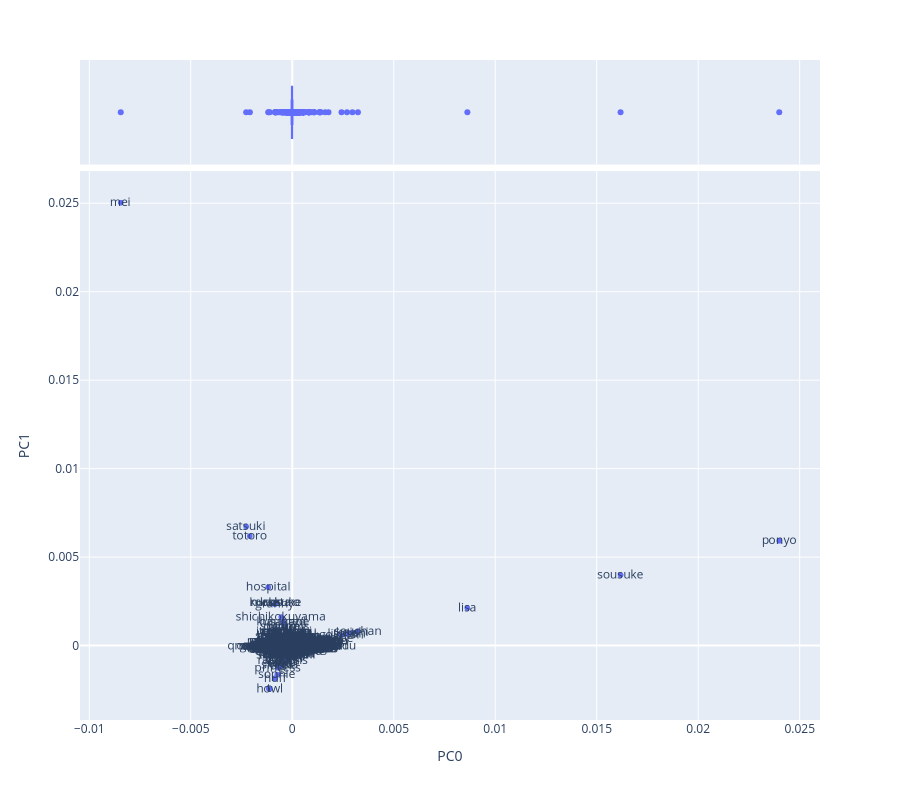

The code cell stored with this chart in its notebook:
### Code cell
vis_loadings(LOADINGS, 0, 1)

### Figure 1 — Plotly figure (JSON) as saved in the notebook; plotly's stock layout.template omitted (floating-point values rounded to 4 significant figures; data arrays with more than 128 entries replaced by an {"elided": "..."} marker saying what was removed)
{"data": [{"hovertemplate": "PC0=%{x}<br>PC1=%{y}<br>term_str=%{text}<extra></extra>", "legendgroup": "", "marker": {"color": "#636efa", "symbol": "circle"}, "mode": "markers+text", "name": "", "showlegend": false, "text": {"elided": "6630 str values"}, "type": "scattergl", "x": {"elided": "6630 float values"}, "xaxis": "x", "y": {"elided": "6630 float values"}, "yaxis": "y"}, {"alignmentgroup": "True", "hovertemplate": "PC0=%{x}<extra></extra>", "legendgroup": "", "marker": {"color": "#636efa", "symbol": "circle"}, "name": "", "notched": true, "offsetgroup": "", "showlegend": false, "type": "box", "x": {"elided": "6630 float values"}, "xaxis": "x2", "yaxis": "y2"}], "layout": {"height": 800, "legend": {"tracegroupgap": 0}, "margin": {"t": 60}, "xaxis": {"anchor": "y", "domain": [0, 1], "title": {"text": "PC0"}}, "xaxis2": {"anchor": "y2", "domain": [0, 1], "matches": "x", "showgrid": true, "showticklabels": false}, "yaxis": {"anchor": "x", "domain": [0, 0.8316], "title": {"text": "PC1"}}, "yaxis2": {"anchor": "x2", "domain": [0.8416, 1], "matches": "y2", "showgrid": false, "showline": false, "showticklabels": false, "ticks": ""}}}
